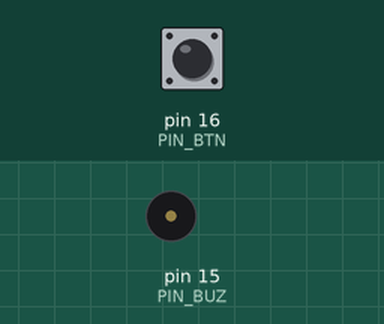
Simulated run of this sketch. Board: Arduino Uno, built with avr-gcc and run on an emulated ATmega328P. On the bench: buzzer (waves = sounding). Inputs (shaded band) come from the test bench; at power-on: pin 16 (PIN_BTN) HIGH.

Above: at 1.2 s.
1.3 s: pin 16 (PIN_BTN) pulled LOW for 0.15 s
At 1.54 s:
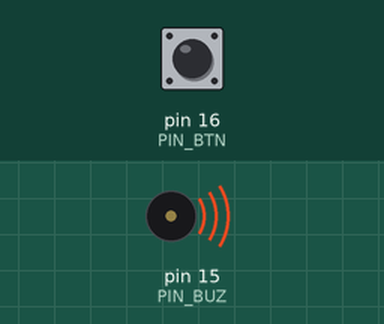
3.2 s: pin 16 (PIN_BTN) pulled LOW for 3.2 s
At 7.1 s:
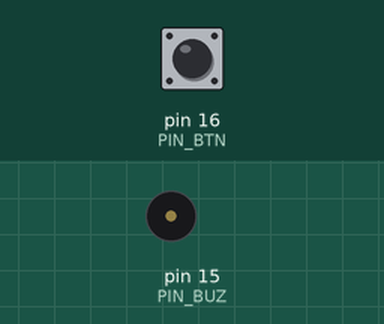
Timing chart, 0 to 8.6 s (numbered marks = the images above; inputs shaded):
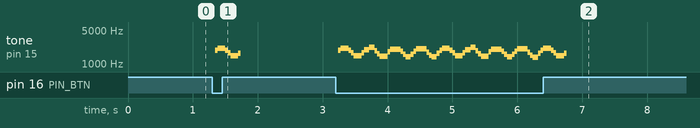

Measured:
- after the input at 1.3 s, tone on pin 15 (PIN_BUZ): plays 1910 Hz for 0.04 s, 2116 Hz for 0.12 s, 1939 Hz for 0.04 s, 1686 Hz for 0.04 s, 1472 Hz for 0.12 s, 1678 Hz for 0.04 s, starting at once
- after the input at 3.2 s, tone on pin 15 (PIN_BUZ): plays 1910 Hz for 0.04 s, 2116 Hz for 0.12 s, 1939 Hz for 0.04 s, 1686 Hz for 0.04 s, 1472 Hz for 0.12 s, 1708 Hz for 0.04 s … (52 notes in this stretch), starting at once

The sketch:

passive-buzzer.ino
```cpp
#define PIN_BUZ 15
#define PIN_BTN 16

// A little bit of theory before reading the following

// A frequency means how many times something repeats per second
// in the case of the buzzer it represents how many time we turn it on-off per second

// The formula explaining the relationship between frequency, cycles and time is: freq = N / T
// - freq is the frequency expressed in Hertz (Hz)
// - N number of cycles,
// - T time duration in seconds

// If you want to calculate many second a full cycle last, you need to rearrange for the times T = 1 / freq
// example: if frequency is 1000Hz, time will be 1 / 1000 seconds
void setup() {
  pinMode(PIN_BUZ, OUTPUT);
  pinMode(PIN_BTN, INPUT);
}

void loop() {
  if (digitalRead(PIN_BTN) == LOW) {
    alert();
  } else {
    freq(PIN_BUZ, 0, 10);
  }
}

void alert() {
  float sinValue;  // sine value
  int frequency;   // sound frequency
  // we loop from 0 to 360 degree, like a circle
  for (int x = 0; x < 360; x += 10) {
    // we calculate the sin value of x
    // (x is converted to radians because the C sin() function accept radians)
    sinValue = sin(x * (PI / 180));

    // we use the sin value to modulate the sound frequency
    // to create a smooth wave-like change in pitch as you move around the sine curve:
    // - whit sin == -1 -> frequency 1500 Hz
    // - whit sin == 0  -> frequency 2000 Hz
    // - whit sin == +1 -> frequency 2500 Hz
    frequency = 2000 + sinValue * 500;
    freq(PIN_BUZ, frequency, 10);
  }
}

// the following is manual Pulse Width Modulation (PWM) used to drive the passive buzzer
// a sound wave type is made by turning the buzzer on and off really fast
void freq(int PIN, int frequency, int times) {
  if (frequency == 0) {
    digitalWrite(PIN, LOW);
  }
  else {
    // the upper limit is derived from the formula N = f * T
    // and it represents how many cycles fit in times millisecond considering a constant frequency received
    // since times is expressed in millisecond and the frequency used is in second,
    // we need to equalise the unit of measure by expressing the frequency in milliseconds (/ 1000)
    for (int i = 0; i < times * frequency / 1000; i++) {
      // full cycle represented by half of it staying on HIGH and the other half stay low
      // the separation point is set by the delayMicroseconds function
      digitalWrite(PIN, HIGH);
      delayMicroseconds(1000000 / frequency / 2);
      digitalWrite(PIN, LOW);
      delayMicroseconds(1000000 / frequency / 2);
    }
  }
}
```
